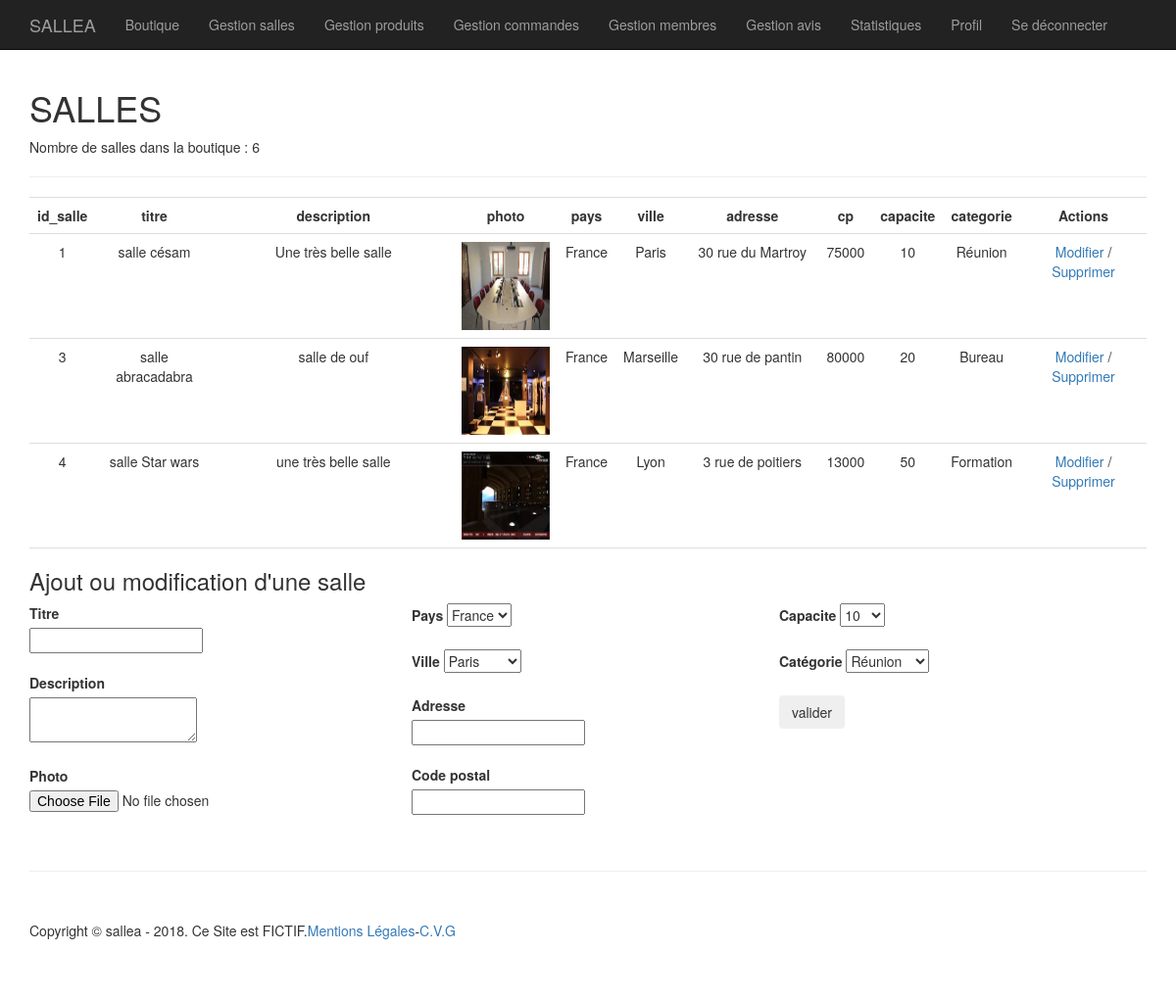
/admin/gestion_salles.php (signed in), run on the app's committed database.
### tables this page shows
CREATE TABLE IF NOT EXISTS `salle` (
  `id_salle` int(3) NOT NULL AUTO_INCREMENT,
  `titre` varchar(200) NOT NULL,
  `description` text NOT NULL,
  `photo` varchar(200) NOT NULL,
  `pays` varchar(20) NOT NULL,
  `ville` enum('Paris','Marseille','Lyon') NOT NULL,
  `adresse` varchar(50) NOT NULL,
  `cp` int(5) NOT NULL,
  `capacite` int(3) NOT NULL,
  `categorie` enum('Réunion','Bureau','Formation') NOT NULL,
  PRIMARY KEY (`id_salle`)
);

### inc/fonctions.inc.php (called while the page is built, shortened)
<?php
function executeRequete($req, $param = array()) {
	global $pdo;
	$r = $pdo->prepare($req);
	$r->execute($param);
	return $r;
}

### inc/init.inc.php (called while the page is built, shortened)
<?php
$pdo = new PDO (
		'mysql:host=localhost;dbname=sallea',
		'root',
		'',
		array(
			PDO::ATTR_ERRMODE => PDO::ERRMODE_WARNING,
			PDO::MYSQL_ATTR_INIT_COMMAND => 'SET NAMES utf8'
		)
);
$contenu='';
require_once('fonctions.inc.php');

### admin/gestion_salles.php (the view, shortened to what this page needs)
<?php
require_once('../inc/init.inc.php');
	$resultat = executeRequete("SELECT * FROM salle");
	$contenu .= 'Nombre de salles dans la boutique : ' . $resultat->rowCount();
	$contenu .=  '<div id="target" style="overflow: scroll; height: 50vh;">';
	$contenu .= '<table class="table text-center">';
		$contenu .='<tr>';
			for($i=0;$i<$resultat->columnCount();$i++){
				$colonne =$resultat->getColumnMeta($i);
				$contenu .='<th class="text-center">'.$colonne['name']. '</th>';
			}
			$contenu .= '<th class="text-center">Actions</th>';
		$contenu .='</tr>';
	$contenu .='<hr>';
	while ($ligne = $resultat->fetch(PDO::FETCH_ASSOC)) {
		$contenu .= '<tr>';
			foreach($ligne as $indice=>$info){
				if ($indice == 'photo'){
					$contenu .= '<td><img src="../'.$info.'" width="90" height="90" ></td>';
				} else {
					$contenu .= '<td>'.$info . '</td>';
				}
			}
			$contenu .= '<td>
							<a href="?action=modification&id_salle='.$ligne['id_salle'].'">Modifier </a>
							/
							<a href="?action=suppression&id_salle='.$ligne['id_salle'].'" onclick="return(confirm(\'Etes-vous certain de vouloir supprimer cette salle ? \'))" >Supprimer </a>
						</td>';
		$contenu .= '</tr>';
	}
	$contenu .= '</table>';
	$contenu .= '</div>';
require_once('../inc/haut.inc.php');
echo'<h1> SALLES</h1>';
echo $contenu;
?>
	<h3>Ajout ou modification d'une salle</h3>
	<form method="post" action="" enctype="multipart/form-data">
	<div class="row">
	<div class="col-sm-4">
		<label for="titre">Titre</label><br>
		<input type="text" id="titre" name="titre" value="<?php echo $produit_actuel['titre']?? ''; ?>"><br><br>
		<label for="description">Description</label><br>
		<textarea id="description" name="description"><?php echo $produit_actuel['description']?? ''; ?></textarea><br><br>
		<label for ="photo">Photo</label><br>
		<input type="file" id="photo" name="photo"><br><br>
		</div>
		<div class="col-sm-4">
		<label for="pays">Pays</label>
		<select name="pays">
			<option value="France" <?php if(isset($produit_actuel['pays']) && $produit_actuel['pays'] == 'France') echo 'selected'; ?> >France</option>
		</select><br><br>
		<label for="ville">Ville</label>
		<select name="ville">
			<option value="Paris" <?php if(isset($produit_actuel['ville']) && $produit_actuel['ville'] == 'Paris') echo 'selected'; ?> >Paris</option>
		</select><br><br>
		<label for="adresse">Adresse</label><br>
		<input type="text" id="adresse" name="adresse" value="<?php echo $produit_actuel['adresse']?? ''; ?>"><br><br>
		<label for="cp">Code postal</label><br>
		<input type="text" id="cp" name="cp" value="<?php echo $produit_actuel['cp']?? ''; ?>"><br><br>
		</div>
		<label for="capacite">Capacite</label>
		<select name="capacite">
			<option value="10" <?php if(isset($produit_actuel['capacite']) && $produit_actuel['capacite'] == '10') echo 'selected'; ?> >10</option>
		</select><br><br>
		<label for="categorie">Catégorie</label>
		<select name="categorie">
			<option value="Réunion" <?php if(isset($produit_actuel['categorie']) && $produit_actuel['categorie'] == 'Réunion') echo 'selected'; ?> >Réunion</option>
		</select><br><br>
		<input type="submit" value="valider" class="btn">
	</div >
	</form>
<?php
require_once('../inc/bas.inc.php');

### inc/css/shop-homepage.css (style rules this page uses)
body { padding-top: 70px; }

### inc/css/portfolio-item.css (style rules this page uses)
body { padding-top: 70px; }

### data on the page
salle: id_salle "1", titre "salle césam", description "Une très belle salle", photo (picture), pays "France", ville "Paris", adresse "30 rue du Martroy", cp "75000", capacite "10", categorie "Réunion"
salle: id_salle "3", titre "salle abracadabra", description "salle de ouf", photo (picture), pays "France", ville "Marseille", adresse "30 rue de pantin", cp "80000", capacite "20", categorie "Bureau"
salle: id_salle "4", titre "salle Star wars", description "une très belle salle", photo (picture), pays "France", ville "Lyon", adresse "3 rue de poitiers", cp "13000", capacite "50", categorie "Formation"

### other printed values
$contenu "Nombre de salles dans la boutique : 6"
$colonne['name'] "id_salle"
$colonne['name'] "titre"
$colonne['name'] "description"
$colonne['name'] "photo"
$colonne['name'] "pays"
$colonne['name'] "ville"
$colonne['name'] "adresse"
$colonne['name'] "cp"
$colonne['name'] "capacite"
$colonne['name'] "categorie"
